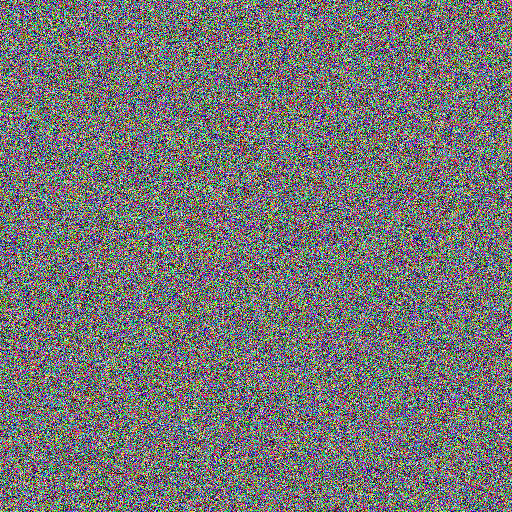
#> input picture Fast Color/encrypted.png, 512 x 512 px
$ python fc.py enc encrypted.png
#> lines starting #> are read from the running program, lines starting #| are printed output that depends on the picture
import os
import time
import numpy as np
import cv2
import hashlib
import argparse
from scipy.integrate import solve_ivp

# DNA coding rules as defined in Table 1 of the paper
DNA_RULES = {
    1: {'A': '00', 'T': '11', 'G': '10', 'C': '01'},
    2: {'A': '00', 'T': '11', 'G': '01', 'C': '10'},
    3: {'A': '01', 'T': '10', 'G': '00', 'C': '11'},
    4: {'A': '01', 'T': '10', 'G': '11', 'C': '00'},
    5: {'A': '10', 'T': '01', 'G': '00', 'C': '11'},
    6: {'A': '10', 'T': '01', 'G': '11', 'C': '00'},
    7: {'A': '11', 'T': '00', 'G': '01', 'C': '10'},
    8: {'A': '11', 'T': '00', 'G': '10', 'C': '01'}
}

# Reverse DNA rules for decoding
DNA_DECODE_RULES = {rule: {v: k for k, v in mapping.items()} for rule, mapping in DNA_RULES.items()}

# DNA operation tables (only XOR is used)
DNA_XOR_TABLE = {
    'A': {'A': 'A', 'T': 'G', 'C': 'A', 'G': 'T'},
    'T': {'A': 'G', 'T': 'C', 'C': 'T', 'G': 'A'},
    'C': {'A': 'A', 'T': 'T', 'C': 'C', 'G': 'G'},
    'G': {'A': 'T', 'T': 'A', 'C': 'G', 'G': 'C'}
}

class ImageEncryptor:
    def __init__(self, image_path=None):
#> called with image_path = 'encrypted.png'
        self.image_path = image_path
        self.original_image = None
        self.height, self.width = 0, 0
        self.encrypted_image = None
        self.decrypted_image = None
        self.row_index = 42  # Fixed permutation parameters
        self.col_index = 24
        self.A = None
        self.B = None

        if image_path:
            self.original_image = cv2.imread(image_path)
#> self.original_image is the input picture: shape (512, 512, 3); mean B, G, R 116.6, 117, 117
            if self.original_image is None:
                raise ValueError(f"Image not found or invalid format: {image_path}")
            self.height, self.width, _ = self.original_image.shape
#> self.height = 512; self.width = 512

    # [5 lines left out: function load_encrypted_image, not called in this run]

    def _3d_permutation_vectorized(self, channel):
        """Vectorized 3D permutation"""
        h, w = channel.shape
        h_block, w_block = h // 2, w // 2
        output = np.zeros_like(channel)

        i, j = np.indices((h, w))
        block_i = i // h_block
        block_j = j // w_block
        local_i = i % h_block
        local_j = j % w_block
        s = local_i + local_j + self.row_index + self.col_index
        even_mask = (s % 2 == 0)

        new_i = np.where(
            even_mask,
            (h_block - 1 - local_i + self.row_index) % h_block,
            (local_i + self.row_index) % h_block
        )
        new_j = np.where(
            even_mask,
            (w_block - 1 - local_j + self.col_index) % w_block,
            (local_j + self.col_index) % w_block
        )

        new_i_global = (new_i + block_i * h_block).astype(int)
        new_j_global = (new_j + block_j * w_block).astype(int)
        output[i, j] = channel[new_i_global, new_j_global]

        return output

    # [30 lines left out: function _inverse_3d_permutation_vectorized, not called in this run]

    def _generate_keys(self, image_bytes):
        """Generate keys using SHA-256 with overflow handling"""
        sha_hash = hashlib.sha256(image_bytes).digest()
        V = np.frombuffer(sha_hash, dtype=np.uint8)

        K = np.zeros(8, dtype=np.float64)  # Use float64 for precision
        divisor = 2.0**64  # Precompute divisor

        for i in range(8):
            # Use integer arithmetic to avoid overflow
            val = int(V[4*i]) << 24 | int(V[4*i+1]) << 16 | int(V[4*i+2]) << 8 | int(V[4*i+3])
            prev = 1.0 if i == 0 else K[i-1]
            K[i] = (prev + 5.0 * val) / divisor

        # Rest of the function remains the same
        A_bar = np.array([4, 3, 2, 2, 0.4, 0.3])
        A = np.zeros(6)
        A[:3] = A_bar[:3] + (np.sum(K[:4]) * 2**10 * 255) % 256 / 256
        A[3] = A_bar[3] + (np.sum(K[2:6]) * 2**10 * 255) % 256 / 256
        A[4] = A_bar[4] + (np.sum(K[4:8]) * 2**10 * 255) % 256 / 256
        A[5] = A_bar[5] + (np.sum(K[4:8]) * 2**10 * 255) % 256 / 256

        B = np.array([A[i % 6] for i in range(8)])
        return K, A, B

    def _motdcm(self, initial, length, discard=500):
        """Optimized MOTDCM with precomputation"""
        alpha, beta, gamma1, gamma2 = 6, 5, 1, 1
        x, y = initial[0], initial[1]
        total_steps = discard + length
        seq_x = np.zeros(length)
        seq_y = np.zeros(length)

        for i in range(total_steps):
            x = (4 * alpha * x * (1 - x) + gamma1 * y**2) % 1
            y = (12 * beta * np.sin(np.pi * y) * (1 - 3 * np.sin(np.pi * y)) + gamma2 * x**2) % 1
            if i >= discard:
                idx = i - discard
                seq_x[idx] = x
                seq_y[idx] = y

        return seq_x, seq_y

    # [132 lines left out: functions _fhccs, _global_scrambling, _reverse_global_scrambling, _1d_diffusion, _reverse_1d_diffusion, _dna_encode and 2 more, not called in this run]

    def _plot_sequence_histogram(self, seq, filename):
        plt.figure(figsize=(10, 6))
        plt.hist(seq, bins=50, density=True)
        plt.title('Sequence Uniformity Check')
        plt.xlabel('Value')
        plt.ylabel('Frequency')
        plt.savefig(filename)
        plt.close()

    def _process_channel_encrypt(self, channel_idx):
        """Process a single channel for encryption"""
        channel = self.original_image[:, :, channel_idx].copy()
        permuted = self._3d_permutation_vectorized(channel)
        seq_x, seq_y = self._motdcm(self.A, self.height * self.width)
        self._plot_sequence_histogram(seq_x, f'seq_x_ch{channel_idx}.png')
        seq_s1, seq_s2 = self._fhccs(self.B, self.height * self.width)
        scrambled, _ = self._global_scrambling(permuted, seq_s1)
        diffused = self._1d_diffusion(scrambled, seq_x)

        encoding_rule = int(seq_s2[0] * 8) % 8 + 1
        key_rule = int(seq_s2[1] * 8) % 8 + 1
        decoding_rule = int(seq_s2[3] * 8) % 8 + 1

        segment = seq_y[:self.height * self.width]
        key_matrix = (segment.reshape((self.height, self.width)) * 255).astype(np.uint8)

        encoded_image = self._dna_encode(diffused, encoding_rule)
        encoded_key = self._dna_encode(key_matrix, key_rule)
        result_dna = self._dna_operation(encoded_image, encoded_key)
        encrypted = self._dna_decode(result_dna, decoding_rule)

        return encrypted

    # [24 lines left out: function _process_channel_decrypt, not called in this run]

    def encrypt(self):
        """Encrypt the image"""
        if self.A is None or self.B is None:
            _, self.A, self.B = self._generate_keys(self.original_image.tobytes())
#> self.A = [4, 3, 2, 2, 0.4, 0.3]; self.B = [4, 3, 2, 2, 0.4, 0.3, 4, 3]

        channels = []
        for ch in range(3):
            channels.append(self._process_channel_encrypt(ch))
#> this loop made 1 pass
#> pass 1, in _process_channel_encrypt, `channel = self.original_image[:, :, channel_idx].copy()`:
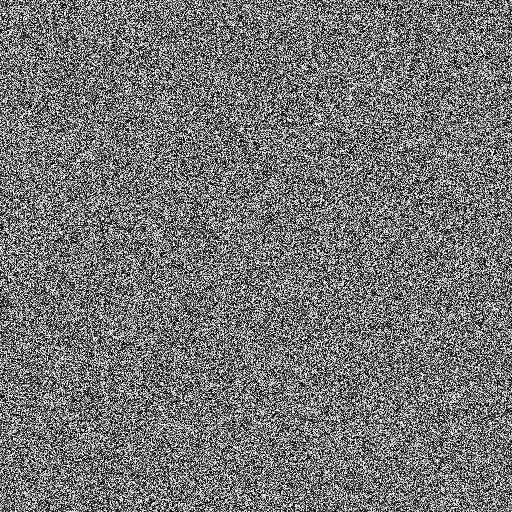
#> channel: shape (512, 512); min 0, max 255, mean 116.6
#> pass 1, in _process_channel_encrypt, `permuted = self._3d_permutation_vectorized(channel)`:
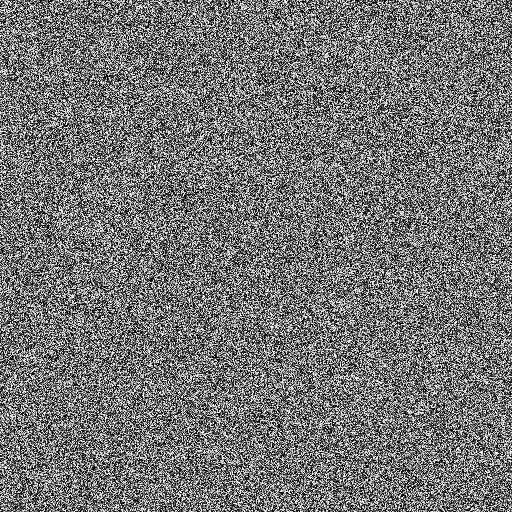
#> permuted: shape (512, 512); min 0, max 255, mean 116.6
        self.encrypted_image = np.stack(channels, axis=-1)
        return self.encrypted_image

    # [25 lines left out: functions decrypt, save_keys, load_keys, not called in this run]

def main():
    parser = argparse.ArgumentParser(description='Image Encryption/Decryption Tool')
    parser.add_argument('mode', choices=['enc', 'dec'], help='Operation mode: enc for encryption, dec for decryption')
    parser.add_argument('input', help='Input image file path')
    parser.add_argument('-o', '--output', help='Output file path (default: encrypted.png or decrypted.png)')
    parser.add_argument('-k', '--keyfile', help='Key file path (required for decryption)')

    args = parser.parse_args()

    if args.mode == 'enc':
        encryptor = ImageEncryptor(args.input)
        encrypted = encryptor.encrypt()
        output_file = args.output or 'encrypted.png'
        cv2.imwrite(output_file, encrypted)

        key_file = output_file + '.keys.json'
        encryptor.save_keys(key_file)
        print(f"Encryption complete. Encrypted image saved to {output_file}")
        print(f"Encryption keys saved to {key_file}")

    elif args.mode == 'dec':
        if not args.keyfile:
            raise ValueError("Key file is required for decryption (use -k)")

        encryptor = ImageEncryptor()
        encryptor.load_encrypted_image(args.input)
        encryptor.load_keys(args.keyfile)
        decrypted = encryptor.decrypt()

        output_file = args.output or 'decrypted.png'
        cv2.imwrite(output_file, decrypted)
        print(f"Decryption complete. Decrypted image saved to {output_file}")

if __name__ == "__main__":
#> (the run stopped early here; a loop or call above may not have finished)
